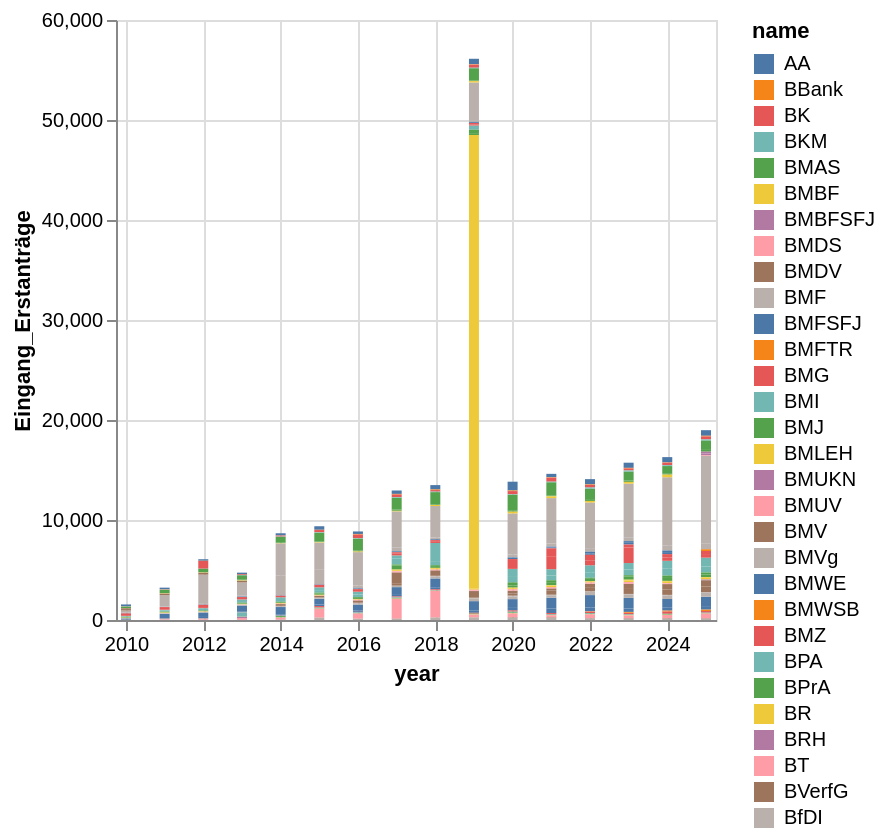

The notebook cell saved with this chart:
### Code cell
alt.Chart(df).mark_bar().encode(
    color='name',
    x='year',
    y='Eingang_Erstanträge',
    tooltip='name'
).interactive()

### Figure 1 — Vega-Lite specification as saved in the notebook (floating-point values rounded to 4 significant figures; data arrays with more than 128 entries replaced by an {"elided": "..."} marker saying what was removed)
{"config": {"view": {"continuousWidth": 300, "continuousHeight": 300}}, "data": {"name": "data-67298b72359458bdf86aebb0f76671d1"}, "mark": {"type": "bar"}, "encoding": {"color": {"field": "name", "type": "nominal"}, "tooltip": {"field": "name", "type": "nominal"}, "x": {"field": "year", "type": "temporal"}, "y": {"field": "Eingang_Erstanträge", "type": "quantitative"}}, "params": [{"name": "param_1e9efca18e7a2868", "select": {"type": "interval", "encodings": ["x", "y"]}, "bind": "scales"}], "$schema": "https://vega.github.io/schema/vega-lite/v6.4.1.json", "datasets": {"data-67298b72359458bdf86aebb0f76671d1": {"elided": "620 records"}}}
